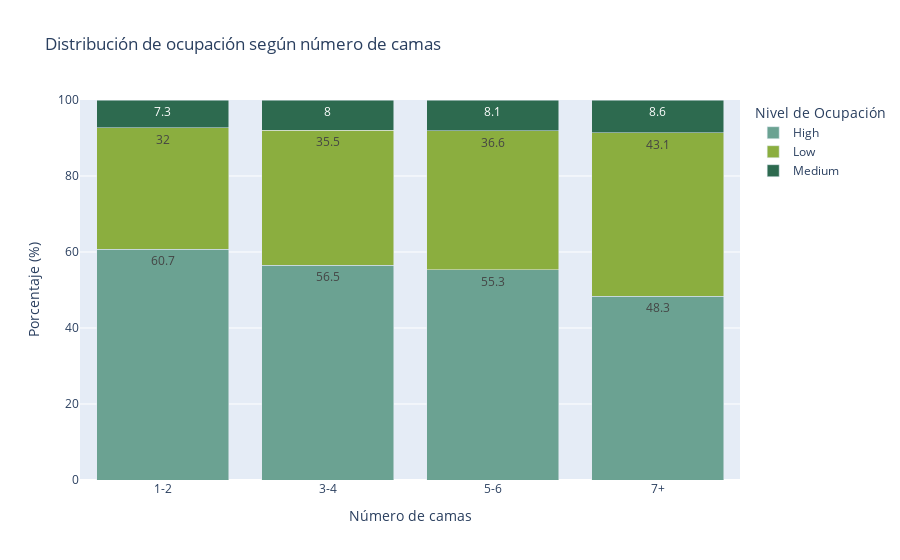
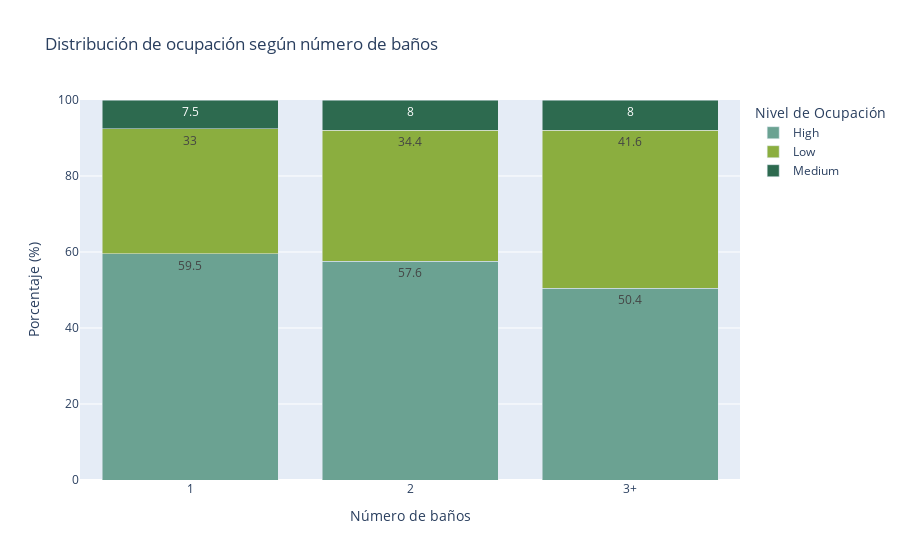

Notebook source saved alongside these figures, in order:
### Markdown cell above
Creamos carpeta y guardamos graficos en HTML

### Code cell
import os
import pandas as pd
import plotly.express as px

# Paleta homogénea para los niveles de ocupación (Low, Medium, High)
paleta_ocupacion = {
    'Low': '#8BAE3F',     # verde claro
    'Medium': '#2D6A4F',  # verde oscuro
    'High': '#6BA292'     # verde intermedio
}

# Categorías personalizadas para camas, baños y dormitorios
df['beds_cat'] = pd.cut(df['beds'], bins=[0, 2, 4, 6, 100], labels=['1-2', '3-4', '5-6', '7+'])
df['bathrooms_cat'] = pd.cut(df['bathrooms'], bins=[0, 1, 2, 10], labels=['1', '2', '3+'])
df['bedrooms_cat'] = pd.cut(df['bedrooms'], bins=[0, 1, 2, 10], labels=['1', '2', '3+'])

def graficar_stacked(var_cat, titulo, etiqueta_x):
    df_count = df.groupby([var_cat, 'occupancy_level_30']).size().reset_index(name='count')
    df_total = df_count.groupby(var_cat)['count'].transform('sum')
    df_count['percentage'] = (df_count['count'] / df_total * 100).round(1)

    fig = px.bar(
        df_count,
        x=var_cat,
        y='percentage',
        color='occupancy_level_30',
        text='percentage',
        labels={
            var_cat: etiqueta_x,
            'percentage': 'Porcentaje (%)',
            'occupancy_level_30': 'Nivel de Ocupación'
        },
        title=titulo,
        color_discrete_map=paleta_ocupacion
    )

    fig.update_traces(textposition='inside')
    fig.update_layout(barmode='stack', yaxis=dict(range=[0, 100]))

    # Crear carpeta si no existe
    carpeta = "Results/Sprint_3"
    os.makedirs(carpeta, exist_ok=True)

    nombre_archivo = os.path.join(carpeta, f"{var_cat}_ocupacion.html")
    fig.write_html(nombre_archivo)

    fig.show()

graficar_stacked('beds_cat', 'Distribución de ocupación según número de camas', 'Número de camas')
graficar_stacked('bathrooms_cat', 'Distribución de ocupación según número de baños', 'Número de baños')
graficar_stacked('bedrooms_cat', 'Distribución de ocupación según número de dormitorios', 'Número de dormitorios')

### Figure 1 — Plotly figure (JSON) as saved in the notebook; plotly's stock layout.template omitted (floating-point values rounded to 4 significant figures)
{"data": [{"hovertemplate": "Nivel de Ocupación=High<br>Número de camas=%{x}<br>Porcentaje (%)=%{text}<extra></extra>", "legendgroup": "High", "marker": {"color": "#6BA292", "pattern": {"shape": ""}}, "name": "High", "orientation": "v", "showlegend": true, "text": [60.7, 56.5, 55.3, 48.3], "textposition": "inside", "type": "bar", "x": ["1-2", "3-4", "5-6", "7+"], "xaxis": "x", "y": [60.7, 56.5, 55.3, 48.3], "yaxis": "y"}, {"hovertemplate": "Nivel de Ocupación=Low<br>Número de camas=%{x}<br>Porcentaje (%)=%{text}<extra></extra>", "legendgroup": "Low", "marker": {"color": "#8BAE3F", "pattern": {"shape": ""}}, "name": "Low", "orientation": "v", "showlegend": true, "text": [32.0, 35.5, 36.6, 43.1], "textposition": "inside", "type": "bar", "x": ["1-2", "3-4", "5-6", "7+"], "xaxis": "x", "y": [32.0, 35.5, 36.6, 43.1], "yaxis": "y"}, {"hovertemplate": "Nivel de Ocupación=Medium<br>Número de camas=%{x}<br>Porcentaje (%)=%{text}<extra></extra>", "legendgroup": "Medium", "marker": {"color": "#2D6A4F", "pattern": {"shape": ""}}, "name": "Medium", "orientation": "v", "showlegend": true, "text": [7.3, 8.0, 8.1, 8.6], "textposition": "inside", "type": "bar", "x": ["1-2", "3-4", "5-6", "7+"], "xaxis": "x", "y": [7.3, 8.0, 8.1, 8.6], "yaxis": "y"}], "layout": {"barmode": "stack", "legend": {"title": {"text": "Nivel de Ocupación"}, "tracegroupgap": 0}, "title": {"text": "Distribución de ocupación según número de camas"}, "xaxis": {"anchor": "y", "domain": [0, 1], "title": {"text": "Número de camas"}}, "yaxis": {"anchor": "x", "domain": [0, 1], "range": [0, 100], "title": {"text": "Porcentaje (%)"}}}}

### Figure 2 — Plotly figure (JSON) as saved in the notebook; plotly's stock layout.template omitted (floating-point values rounded to 4 significant figures)
{"data": [{"hovertemplate": "Nivel de Ocupación=High<br>Número de baños=%{x}<br>Porcentaje (%)=%{text}<extra></extra>", "legendgroup": "High", "marker": {"color": "#6BA292", "pattern": {"shape": ""}}, "name": "High", "orientation": "v", "showlegend": true, "text": [59.5, 57.6, 50.4], "textposition": "inside", "type": "bar", "x": ["1", "2", "3+"], "xaxis": "x", "y": [59.5, 57.6, 50.4], "yaxis": "y"}, {"hovertemplate": "Nivel de Ocupación=Low<br>Número de baños=%{x}<br>Porcentaje (%)=%{text}<extra></extra>", "legendgroup": "Low", "marker": {"color": "#8BAE3F", "pattern": {"shape": ""}}, "name": "Low", "orientation": "v", "showlegend": true, "text": [33.0, 34.4, 41.6], "textposition": "inside", "type": "bar", "x": ["1", "2", "3+"], "xaxis": "x", "y": [33.0, 34.4, 41.6], "yaxis": "y"}, {"hovertemplate": "Nivel de Ocupación=Medium<br>Número de baños=%{x}<br>Porcentaje (%)=%{text}<extra></extra>", "legendgroup": "Medium", "marker": {"color": "#2D6A4F", "pattern": {"shape": ""}}, "name": "Medium", "orientation": "v", "showlegend": true, "text": [7.5, 8.0, 8.0], "textposition": "inside", "type": "bar", "x": ["1", "2", "3+"], "xaxis": "x", "y": [7.5, 8.0, 8.0], "yaxis": "y"}], "layout": {"barmode": "stack", "legend": {"title": {"text": "Nivel de Ocupación"}, "tracegroupgap": 0}, "title": {"text": "Distribución de ocupación según número de baños"}, "xaxis": {"anchor": "y", "domain": [0, 1], "title": {"text": "Número de baños"}}, "yaxis": {"anchor": "x", "domain": [0, 1], "range": [0, 100], "title": {"text": "Porcentaje (%)"}}}}
